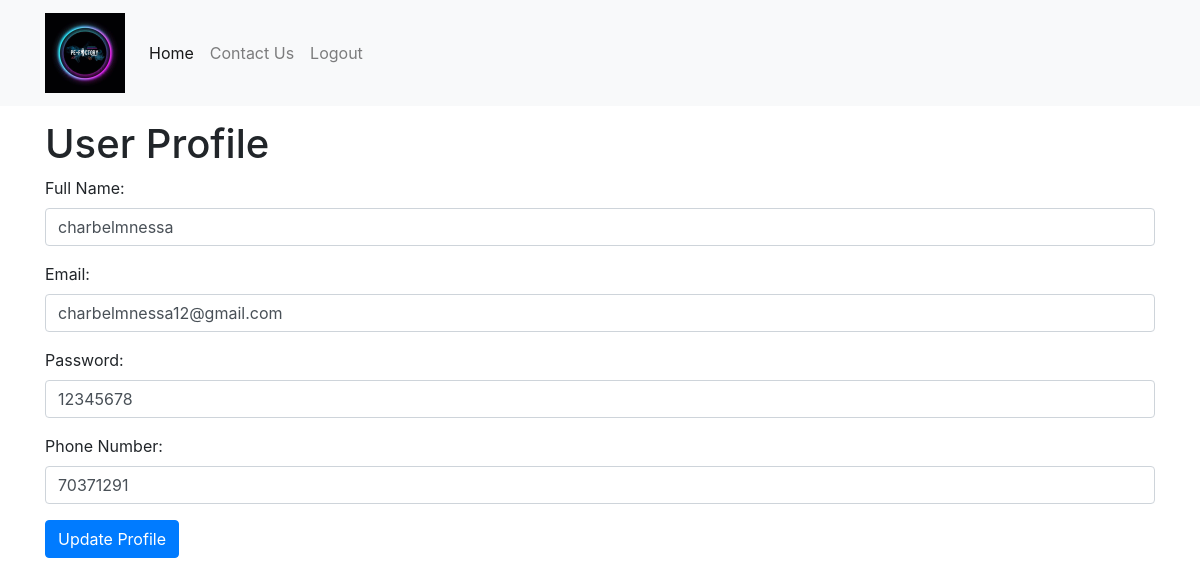
Page /profile.php (signed in) on the committed database.
### tables this page shows
CREATE TABLE `users` (
  `user_id` int(6) NOT NULL,
  `full_name` varchar(40) NOT NULL,
  `password` varchar(40) NOT NULL,
  `email` varchar(40) NOT NULL,
  `phone_number` varchar(12) DEFAULT NULL
);

### profile.php (the view, shortened to what this page needs)
<!DOCTYPE html>
<html lang="en">
<head>
    <link href="https://maxcdn.bootstrapcdn.com/bootstrap/4.5.2/css/bootstrap.min.css" rel="stylesheet">
</head>
<body>
        <header>
        <nav class="navbar navbar-expand-lg navbar-light bg-light fixed-top">
            <div class="container">
                <a class="navbar-brand" href="#">
                    <img src="images/logo.jpg" width="80px" height="80px">
                </a>
                <div class="collapse navbar-collapse" id="navbarSupportedContent">
                    <ul class="navbar-nav me-auto mb-2 mb-lg-0">
                        <li class="nav-item">
                            <a class="nav-link active" aria-current="page" href="/">Home</a>
                        </li>
                           <li class="nav-item">
                            <a class="nav-link" href="https://wa.me/70371291">Contact Us</a>
                        </li>
                        <li class="nav-item">
                            <a class="nav-link" href="/logout.php">Logout</a>
                        </li>
                    </ul>
                </div>
            </div>
        </nav>
    </header>
    <br><br><br>
    <div class="container mt-5">
        <h1>User Profile</h1>
        <?php
        if (isset($_SESSION['user_id'])) {
            $user_id = $_SESSION['user_id'];
            $conn = new mysqli('localhost', 'root', 'root', 'ticketbooking');
            $result = $conn->query("SELECT * FROM users WHERE user_id = $user_id");
            if ($result->num_rows > 0) {
                $row = $result->fetch_assoc();
        ?>
                <form action="<?php echo htmlspecialchars($_SERVER["PHP_SELF"]); ?>" method="post">
                    <div class="form-group">
                        <label>Full Name:</label>
                        <input type="text" name="full_name" class="form-control" value="<?php echo $row['full_name']; ?>" required>
                    </div>
                    <div class="form-group">
                        <label>Email:</label>
                        <input type="email" name="email" class="form-control" value="<?php echo $row['email']; ?>" required>
                    </div>
                    <div class="form-group">
                        <label>Password:</label>
                        <input type="text" name="password" class="form-control" value="<?php echo $row['password']; ?>" required>
                    </div>
                    <div class="form-group">
                        <label>Phone Number:</label>
                        <input type="text" name="phone_number" class="form-control" value="<?php echo $row['phone_number']; ?>">
                    </div>
                    <button type="submit" class="btn btn-primary">Update Profile</button>
                </form>
        <?php
            } else {
                echo "User not found.";
            }
        } else {
            echo "Please login to view your profile.";
        }
        ?>
    </div>
</body>
</html>

### rows in the picture
users: full_name "charbelmnessa", email "charbelmnessa12@gmail.com", password "12345678", phone_number "70371291"
